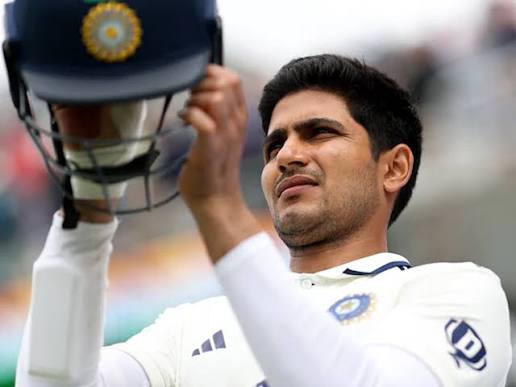
#> input picture IP-PRACTICAL/gill.jpeg, 516 x 387 px
$ python ippostlab3.py   (older library calls are emulated)
#> lines starting #> are read from the running program, lines starting #| are printed output that depends on the picture
# [90 lines of commented-out code are left out]
import cv2
import numpy as np
from matplotlib import pyplot as plt

# --- Load grayscale image ---
img = cv2.imread('gill.jpeg', cv2.IMREAD_GRAYSCALE)
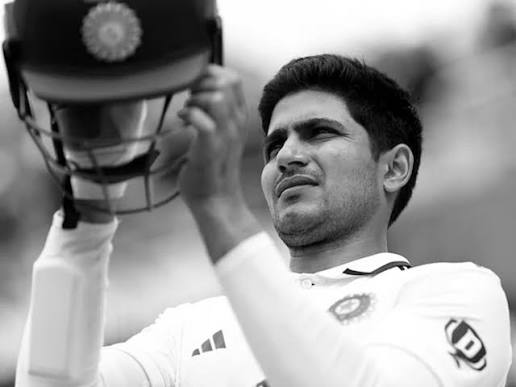
#> img: shape (387, 516); min 0, max 255, mean 150.4

if img is None:
    raise ValueError("Image not found. Please check the path and filename.")

# --- Prewitt Edge Detection ---
# Prewitt kernels
kernelx = np.array([[-1, 0, 1],
                    [-1, 0, 1],
                    [-1, 0, 1]], dtype=np.float32)
kernely = np.array([[-1, -1, -1],
                    [0,  0,  0],
                    [1,  1,  1]], dtype=np.float32)

prewittx = cv2.filter2D(img, cv2.CV_64F, kernelx)
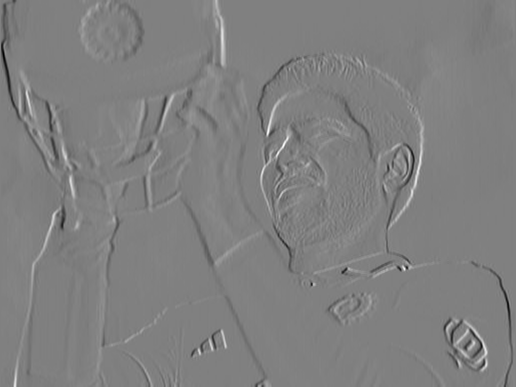
#> prewittx: shape (387, 516) float64; min -561, max 555, mean -0.3; drawn with min black and max white
prewitty = cv2.filter2D(img, cv2.CV_64F, kernely)
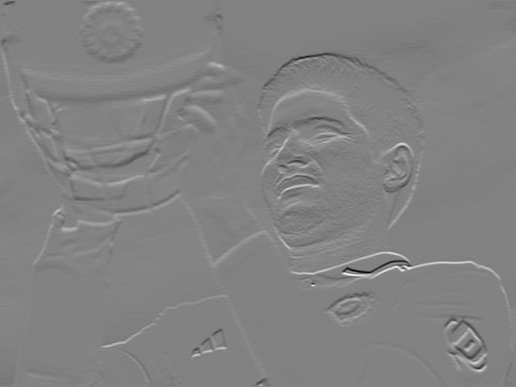
#> prewitty: shape (387, 516) float64; min -700, max 669, mean 0.7; drawn with min black and max white

# Compute magnitude
prewitt_edges = cv2.magnitude(prewittx, prewitty)
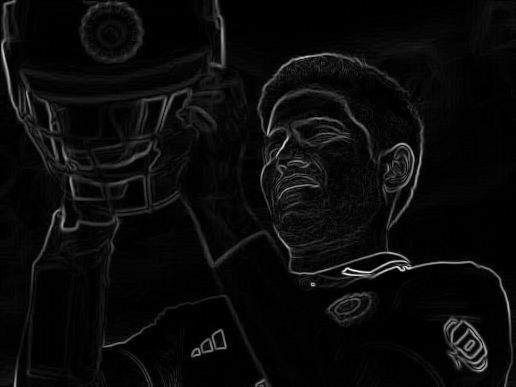
#> prewitt_edges: shape (387, 516) float64; min 0, max 705.9, mean 29.6; drawn with min black and max white
prewitt_edges = np.uint8(prewitt_edges)
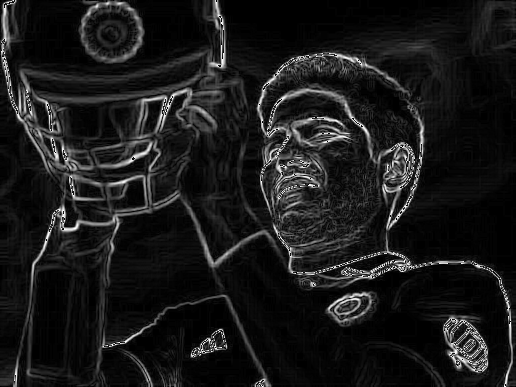
#> prewitt_edges: shape (387, 516); min 0, max 255, mean 25.8

# --- Display Results ---
plt.figure(figsize=(10, 4))
plt.subplot(1, 2, 1)
plt.imshow(img, cmap='gray')
plt.title('CS24086 Original Image')
plt.axis('off')

plt.subplot(1, 2, 2)
plt.imshow(prewitt_edges, cmap='gray')
plt.title('CS24086 Prewitt Edges')
plt.axis('off')

plt.tight_layout()
plt.show()

# --- Save Result (optional) ---
cv2.imwrite('prewitt_edges.jpg', prewitt_edges)

$ run again, with IP-PRACTICAL/shapes.jfif saved as IP-PRACTICAL/gill.jpeg
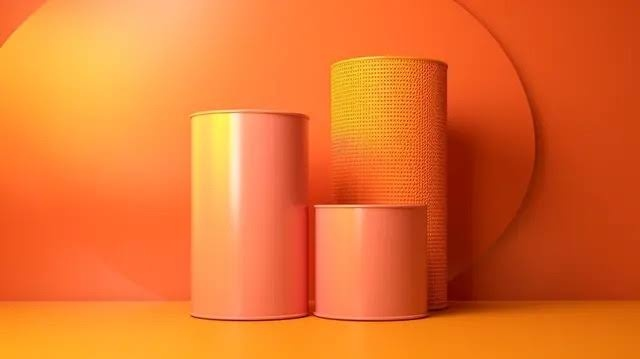
#> input picture IP-PRACTICAL/shapes.jfif, 640 x 359 px
#> `prewitty = cv2.filter2D(img, cv2.CV_64F, kernely)`:
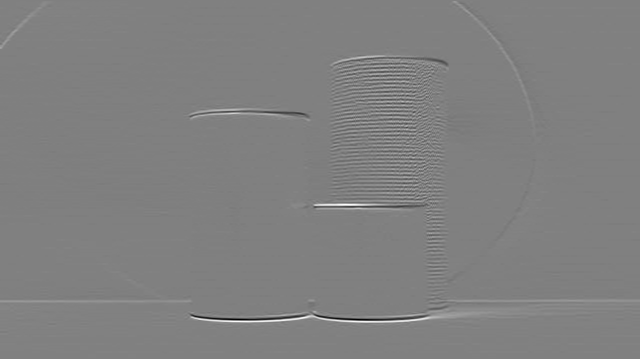
#> prewitty: shape (359, 640) float64; min -384, max 378, mean 0.3; drawn with min black and max white
#> `prewitt_edges = np.uint8(prewitt_edges)`:
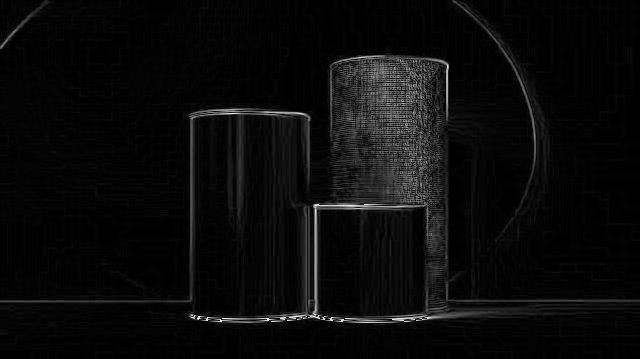
#> prewitt_edges: shape (359, 640); min 0, max 255, mean 10.3

$ run again, with IP-PRACTICAL/desk.jpeg copied over IP-PRACTICAL/gill.jpeg
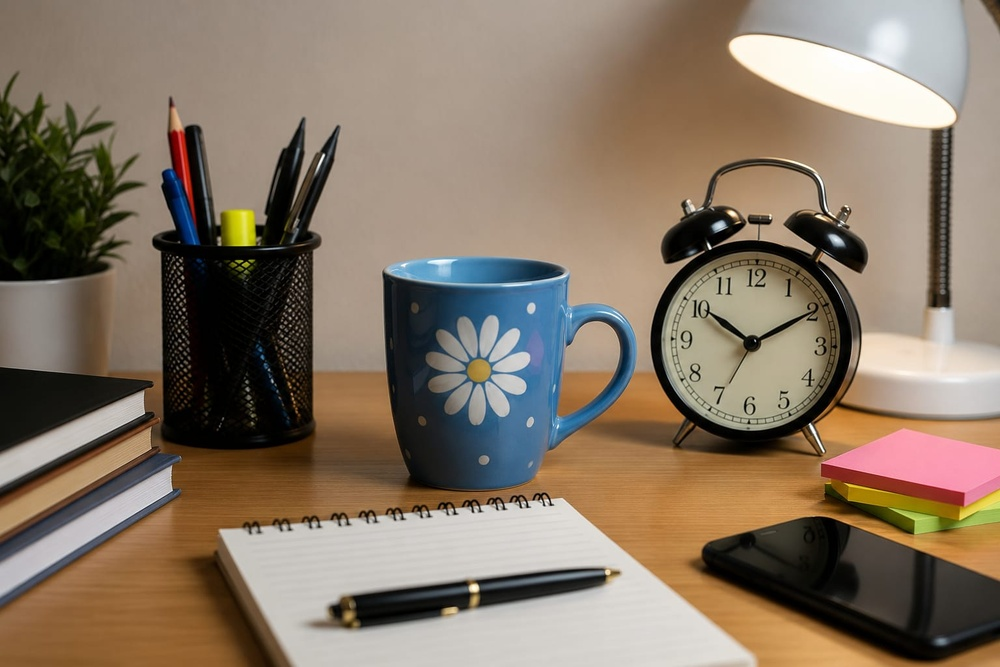
#> input picture IP-PRACTICAL/desk.jpeg, 1000 x 667 px, shrunk from 1536 x 1024 before the run
#> `prewitty = cv2.filter2D(img, cv2.CV_64F, kernely)`:
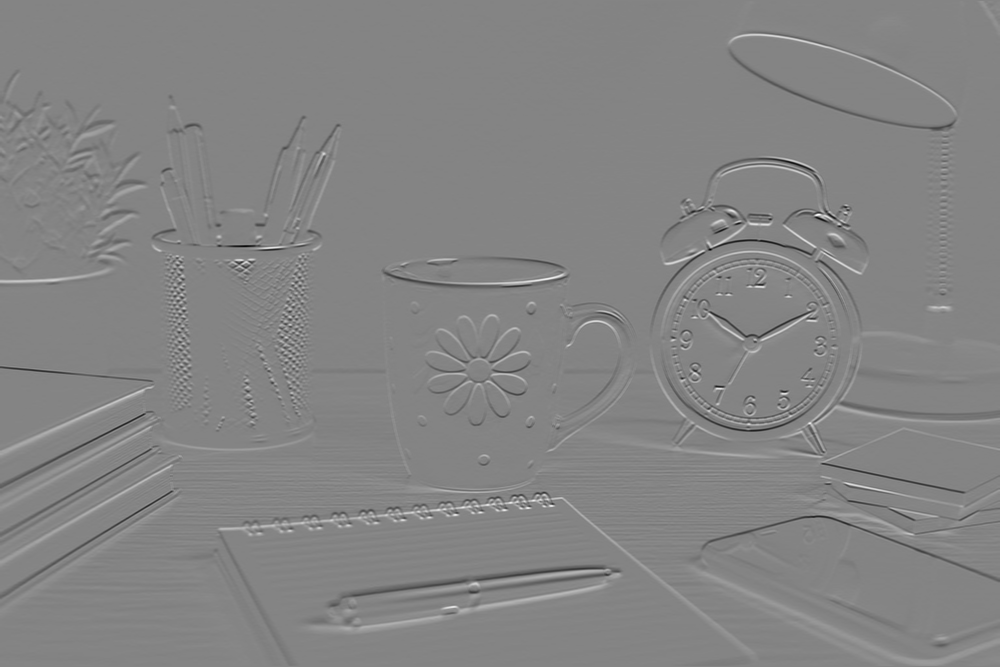
#> prewitty: shape (667, 1000) float64; min -653, max 605, mean 0.1; drawn with min black and max white
#> `prewitt_edges = np.uint8(prewitt_edges)`:
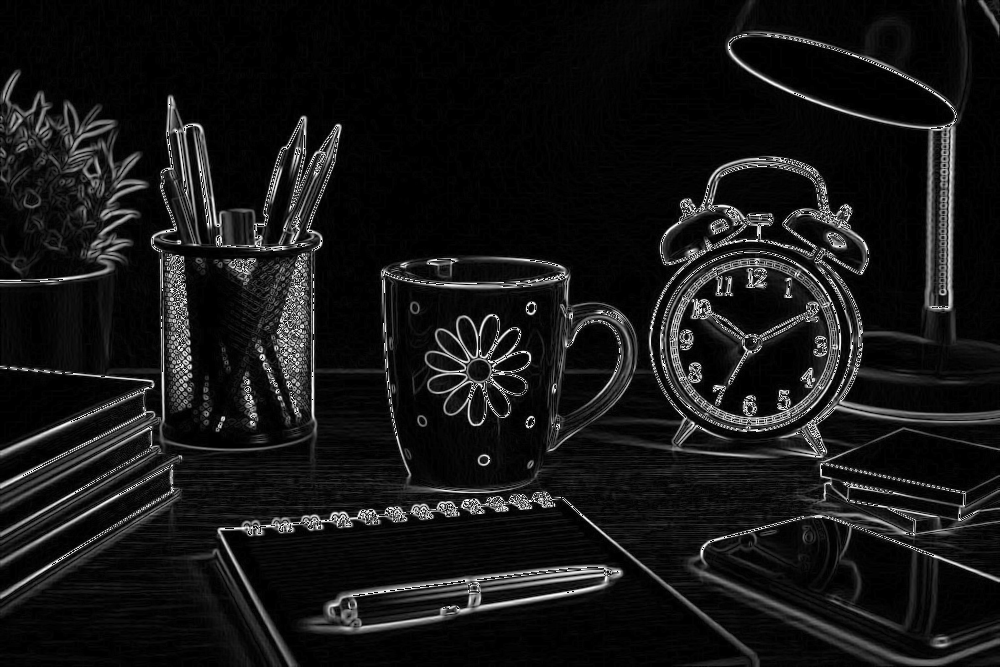
#> prewitt_edges: shape (667, 1000); min 0, max 255, mean 22
